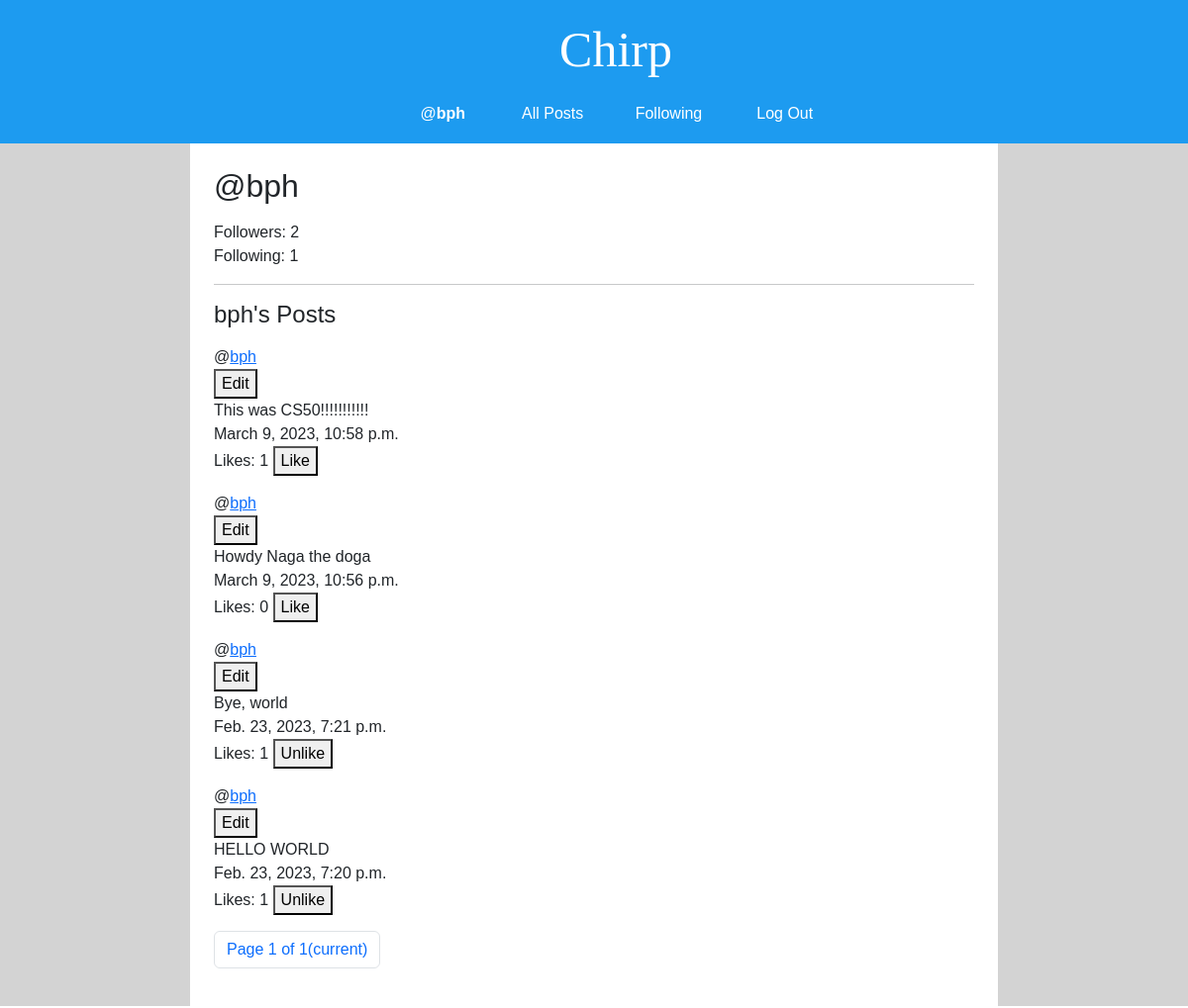
/profile/bph (signed in), run on an earlier commit of the app's database.
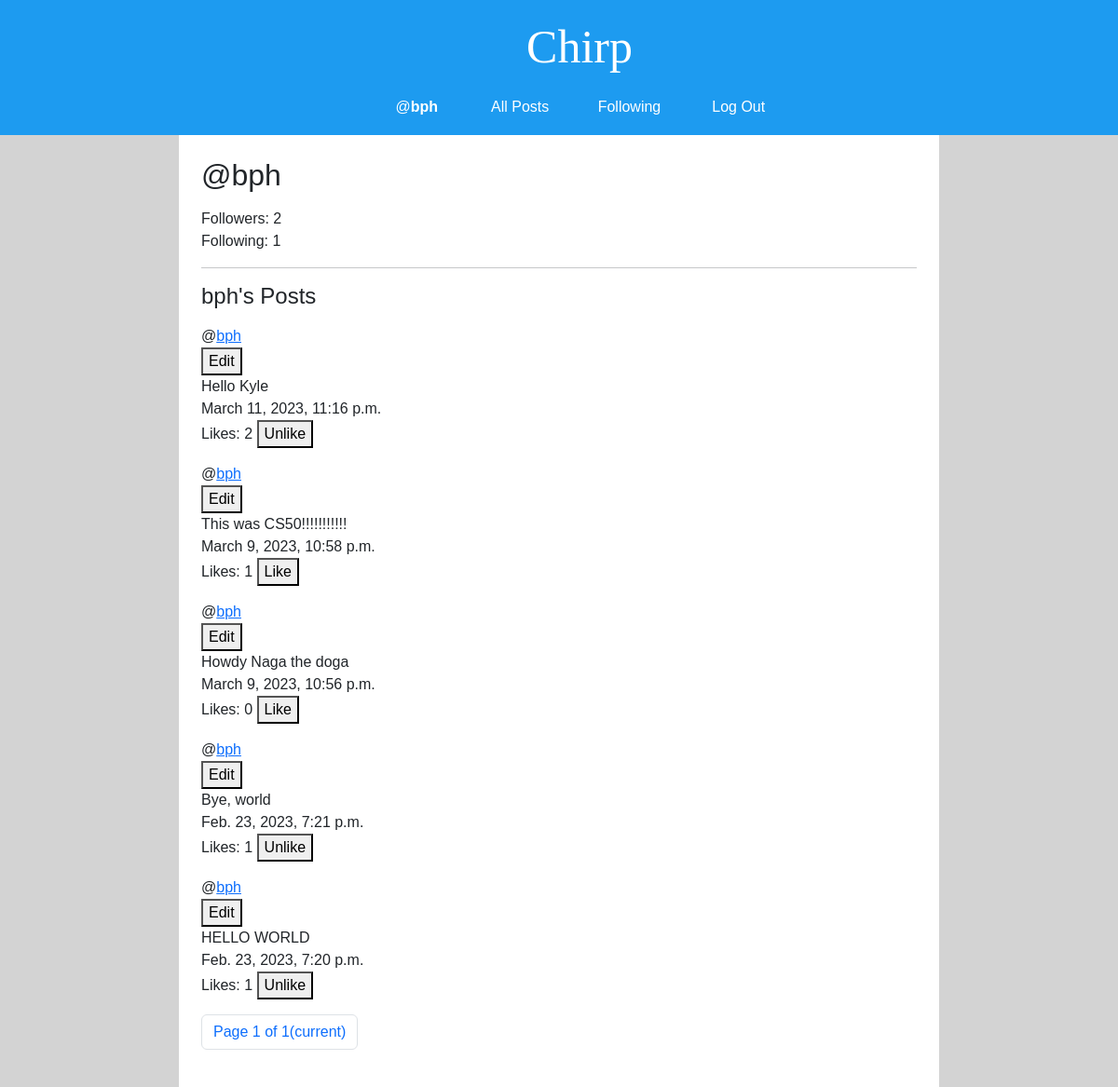
And on a later commit of the database.
### network/models.py (models this page shows, shortened)
class User(AbstractUser):
    pass

class Post(models.Model):
    author = models.ForeignKey('User', on_delete=models.CASCADE, related_name="+")
    content = models.TextField(max_length=280, verbose_name='')
    like_count = models.PositiveIntegerField(default=0)                            # REMOVE
    datetime = models.DateTimeField(auto_now_add=True)
    def likes(self):
        return self.like_objs.count()
    def users_liked(self):
        users = [like_obj.user for like_obj in self.like_objs.all()]
        return users

### network/views.py (the view)
# urls.py: path("profile/<str:username>", views.profile, name="profile"),
def profile(request, username):
    if not request.user.is_authenticated:
        return HttpResponse(error_message["login_to_view_profile"])
    profile_user_obj = get_object_or_404(User, username=username)
    try:
        Follow.objects.get(user=request.user, followed=profile_user_obj)
        requester_following = True
    except Follow.DoesNotExist:
        requester_following = False
    profile_user_following = Follow.objects.filter(user=profile_user_obj)
    profile_user_followers = Follow.objects.filter(followed=profile_user_obj)
    post_list = Post.objects.filter(author=profile_user_obj).order_by("-datetime")
    paginator = Paginator(post_list, 10)
    page_number = request.GET.get('page')
    page_obj = paginator.get_page(page_number)
    return render(request, f"network/profile.html", {
        "profile_user_following": profile_user_following,
        "profile_user_followers": profile_user_followers,
        "profile_user_obj": profile_user_obj,
        "requester_following": requester_following,
        "page_obj": page_obj,
    })

### network/templates/network/profile.html (shortened to what this page needs)
{% extends "network/layout.html" %}
{% load static %}
{% block body %}
    <h2>@<span id="profileUsername">{{ profile_user_obj.username }}</span></h2>
    <p>
        <div>Followers: <span id="followersCount">{{ profile_user_followers.count }}</span></div>
        <div>Following: <span id="followingCount">{{ profile_user_following.count }}</span></div>
    </p>
    <hr>
    <h4>{{ profile_user_obj.username }}'s Posts</h4>
    {% include "network/post-pagination.html" with page_obj=page_obj %}
{% endblock %}

### network/templates/network/layout.html (shortened to what this page needs)
{% load static %}
<!DOCTYPE html>
<html lang="en">
    <head>
        <link href="https://cdn.jsdelivr.net/npm/bootstrap@5.2.3/dist/css/bootstrap.min.css" rel="stylesheet">
        <link href="{% static 'network/styles.css' %}" rel="stylesheet">
    </head>
    <body>
        <nav class="navbar navbar-expand-lg nav-justified">
            <a class="navbar-brand" href="#">Chirp</a>
            <div>
              <ul class="navbar-nav">
                {% if user.is_authenticated %}
                    <li class="nav-item">
                        <a class="nav-link" href="#">@<strong id="username">{{ user.username }}</strong></a>
                    </li>
                {% endif %}
                <li class="nav-item">
                  <a class="nav-link" href="{% url 'index' %}">All Posts</a>
                </li>
                {% if user.is_authenticated %}
                    <li class="nav-item">
                        <a class="nav-link" href="{% url 'following' %}">Following</a>
                    </li>
                    <li class="nav-item nav-access">
                        <a class="nav-link" href="{% url 'logout' %}">Log Out</a>
                    </li>
                {% endif %}
              </ul>
            </div>
        </nav>
        <div class="containter row">
            <div class="col-md-2"></div>
            <div class="body col-md-8 p-4">
                {% block body %}
                {% endblock %}
            </div>
            <div class="col-md-2"></div>
        </div>
    </body>
</html>

### network/templates/network/post-pagination.html (shortened to what this page needs)
<div class="post-group">
    {% for post in page_obj %}
        <p class="post">
            <div class="post-author" id="postAuthor_{{ post.id }}">@<a href="{% url 'profile' post.author.username %}">{{post.author}}</a></div>
            <div class="post-content-container" id="postContentContainer_{{ post.id }}">
                {% if post.author == user %}
                    <button class="post-content-edit-button" id="postContentEditButton_{{ post.id }}">Edit</button>
                {% endif %}
                <div class="post-content" id="postContent_{{ post.id }}" style="display: block">{{post.content}}</div>
            </div>
            <div class="post-datetime" id="postDatetime_{{ post.id }}">{{post.datetime}}</div>
            <div>
                Likes: <span class="like-count" id="likeCount_{{ post.id }}">{{ post.likes }}</span>
                {% if user not in post.users_liked and user.is_authenticated %}
                    <button class="like-unlike-button" id="{{ post.id }}">Like</button>
                {% elif user in post.users_liked and user.is_authenticated %}
                    <button class="like-unlike-button" id="{{ post.id }}">Unlike</button>
                {% else %}
                    <button class="like-unlike-button" id="{{ post.id }}" disabled>Like</button>
                {% endif %}
            </div>
        </p>
    {% empty %}
        <span>So empty... need more posts...</span>
    {% endfor %}
    <nav >
        <ul class="pagination">
            <li class="page-item current">
                <a class="page-link">Page {{ page_obj.number }} of {{ page_obj.paginator.num_pages }}<span class="sr-only">(current)</span></a>
            </li>
        </ul>
    </nav>
</div>

### network/static/network/styles.css (style rules this page uses)
body { background-color: lightgray; font-family: "Varela", sans-serif; }
.navbar-brand { font-family: "Brush Script MT", cursive; color: white; font-size: 50px; margin-left: 60px; }
.navbar { background-color: rgb(29, 155, 240); flex-direction: column; }
.nav-link { color: white; margin: 2px 20px; font-family: unset; }
.body { background-color: white; }

What changed in the data, as far as the page shows it:
added Post: author "bph", content "Hello Kyle", datetime "March 11, 2023, 11:16 p.m.", likes "2"
